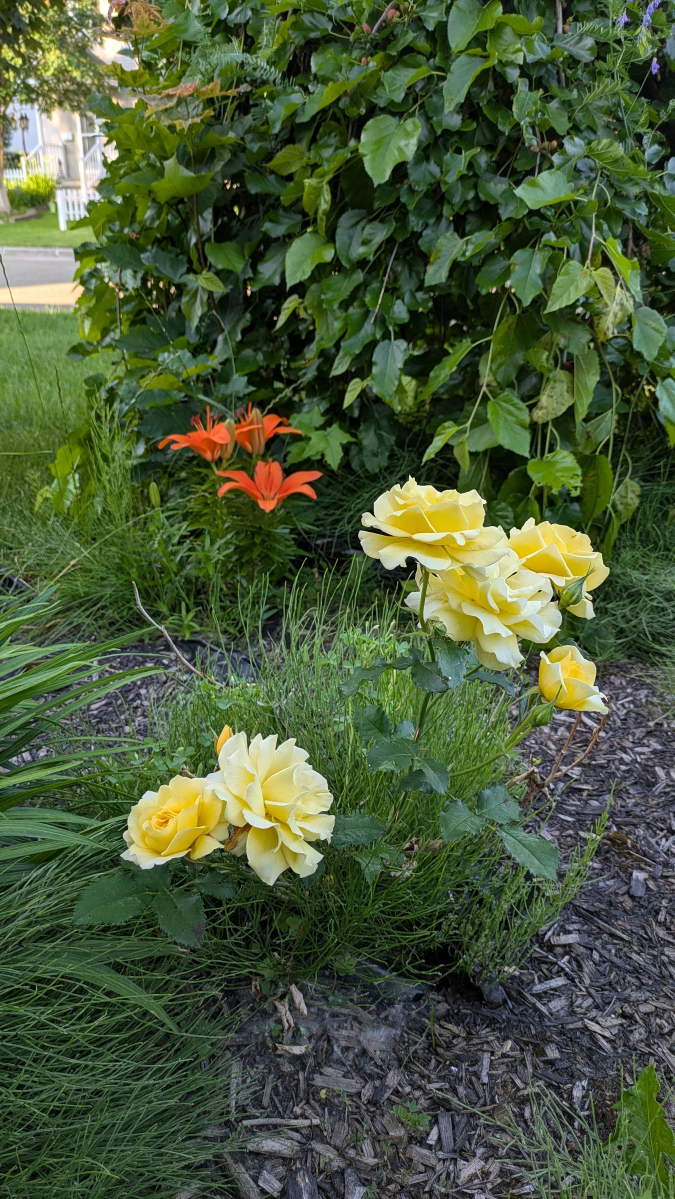
#> input picture tests/IMG_0660.jpeg, 1349 x 2398 px (shown at 1/2 size)
$ python ascii_converter_v2.py tests/IMG_0660.jpeg 100 100
#> lines starting #> are read from the running program, lines starting #| are printed output that depends on the picture
#!/usr/bin/env python3
"""
TheiaVision - Convertisseur ASCII v0.2 (10 niveaux)
Plus de détails, plus de nuances !
"""

from PIL import Image
import sys

def image_to_ascii(image_path, output_width=64, output_height=36):
    """Convertit une image en ASCII art avec 10 niveaux de gris."""
#> called with image_path = 'tests/IMG_0660.jpeg', output_width = 100, output_height = 100

    # 10 niveaux de densité pour plus de détails
    # De l'espace (vide) au bloc plein (plein)
    ASCII_CHARS = [' ', '·', ':', '-', '=', '+', '*', '#', '%', '@']

    # Ouvrir l'image
    img = Image.open(image_path)
#> img is the input picture: PIL image 1349x2398 RGB; mean R, G, B 73.4, 89.2, 56.6

    # Convertir en RGB si nécessaire
    if img.mode != 'RGB':
        img = img.convert('RGB')

    # Redimensionner
    img = img.resize((output_width, output_height))
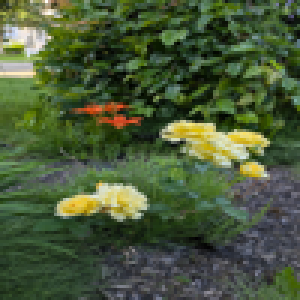
#> img: PIL image 100x100 RGB (shown 3 times larger); mean R, G, B 73.4, 89.2, 56.6

    # Convertir en niveaux de gris
    img_gray = img.convert('L')
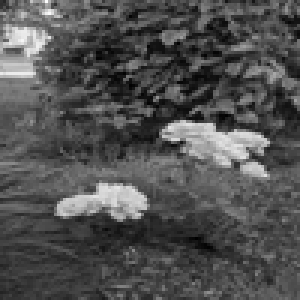
#> img_gray: PIL image 100x100 L (shown 3 times larger); min 0, max 252, mean 80.8

    # Construire la grille ASCII
    ascii_lines = []
    for y in range(output_height):
        line = ""
        for x in range(output_width):
            # Valeur de gris (0-255)
            gray_value = img_gray.getpixel((x, y))

            # Mapper vers un caractère (0-255 → 0-9)
            char_index = int((gray_value / 255) * (len(ASCII_CHARS) - 1))
            char_index = max(0, min(char_index, len(ASCII_CHARS) - 1))

            line += ASCII_CHARS[char_index]
        ascii_lines.append(line)
#> after the loop, ascii_lines = 100 items

    return '\n'.join(ascii_lines)

if __name__ == "__main__":
    if len(sys.argv) < 2:
        print("Usage: python3 ascii_converter_v2.py <image.jpg> [width] [height]")
        sys.exit(1)

    image_path = sys.argv[1]
    width = int(sys.argv[2]) if len(sys.argv) > 2 else 64
    height = int(sys.argv[3]) if len(sys.argv) > 3 else 36

    result = image_to_ascii(image_path, width, height)
    print(result)
